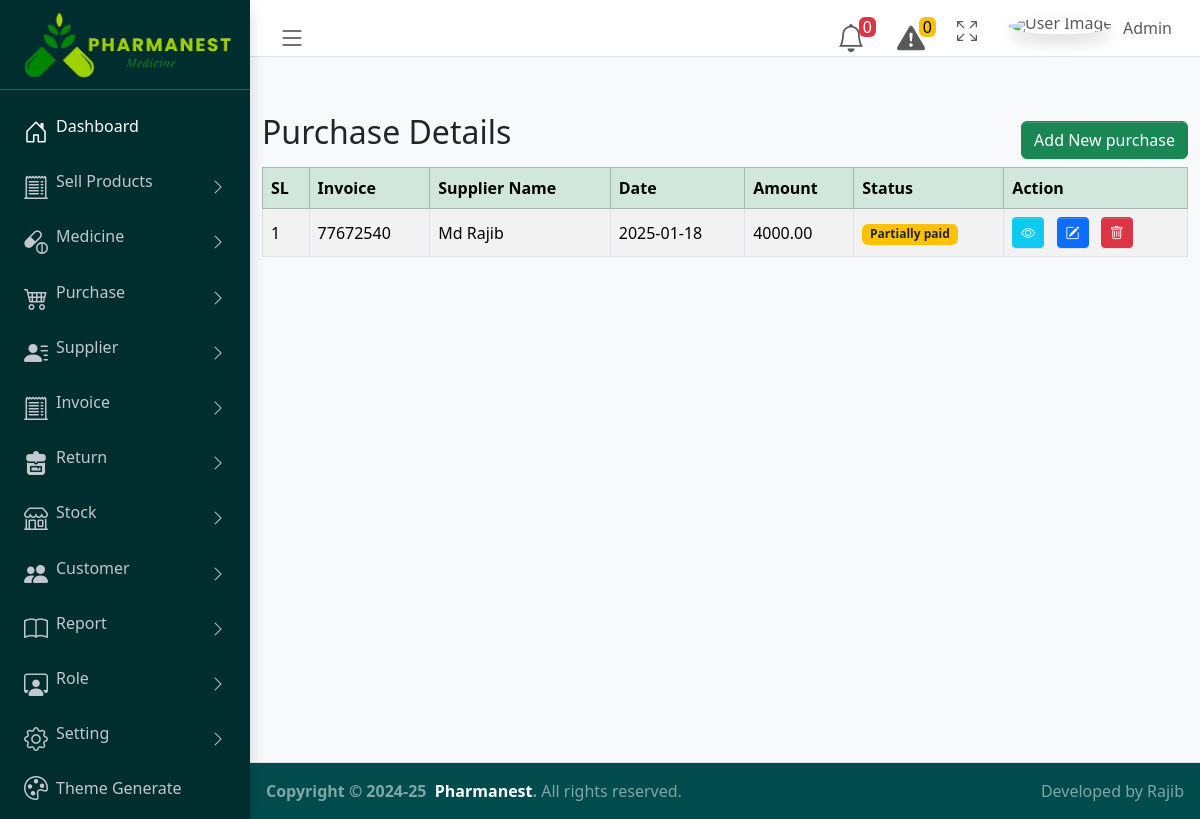
The app's page /purchase_list.php (signed in), older data.
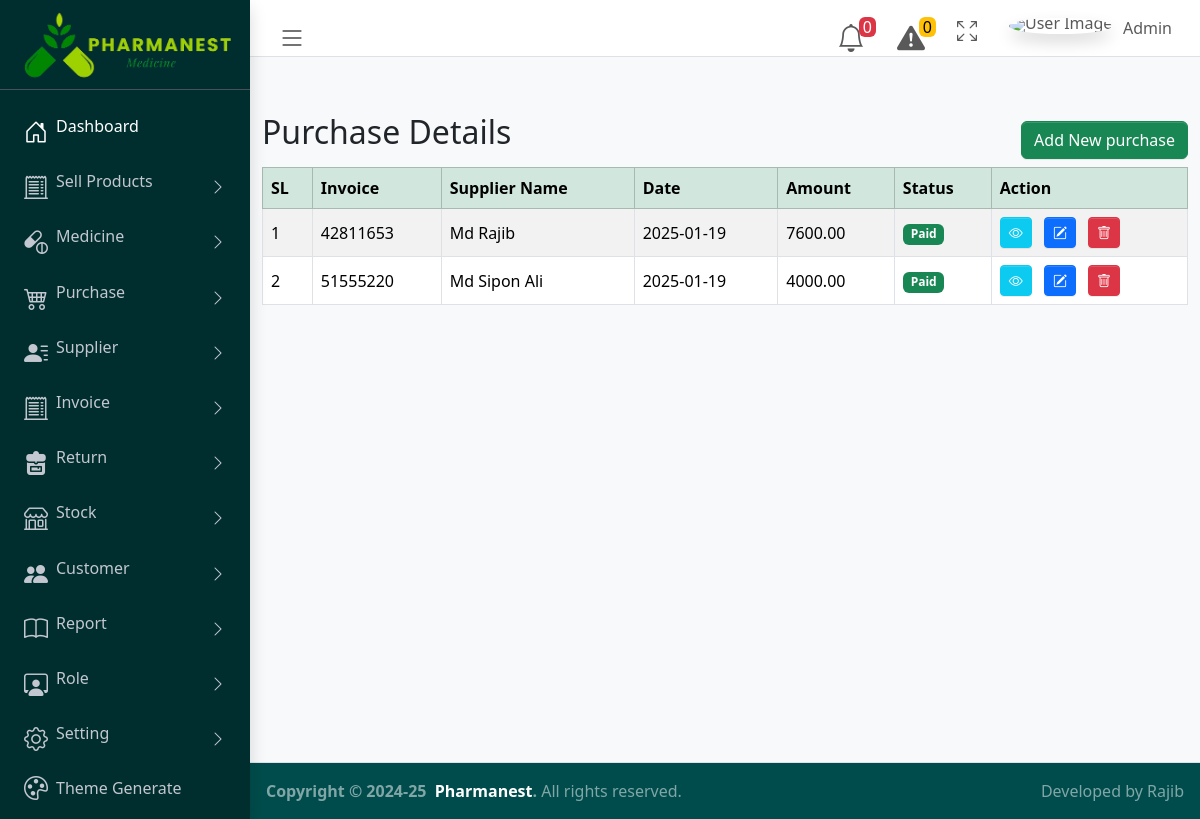
The same page, newer data.
### tables this page shows
CREATE TABLE `purchase_details` (
  `id` int(10) NOT NULL,
  `invoice` int(13) NOT NULL,
  `supp_name` int(11) NOT NULL,
  `purch_date` date NOT NULL,
  `total_amount` double(10,2) NOT NULL,
  `discount` int(5) DEFAULT NULL,
  `receive_amount` double(10,2) DEFAULT NULL,
  `due_amount` double(10,2) DEFAULT NULL,
  `status` int(10) DEFAULT NULL
);

CREATE TABLE `supplier_add` (
  `id` int(10) NOT NULL,
  `supplier_name` varchar(100) NOT NULL,
  `company` varchar(100) NOT NULL,
  `mobile` varchar(15) NOT NULL,
  `email` varchar(100) NOT NULL,
  `address` varchar(200) NOT NULL,
  `city` varchar(100) NOT NULL,
  `state` varchar(100) NOT NULL,
  `balance` double(10,2) DEFAULT NULL,
  `status` int(10) NOT NULL
);

### purchase_list.php (the view, shortened to what this page needs)
<?php require_once './config/config.php'; ?>
<?php include("./pages/common_pages/header.php"); ?>
<?php include("./pages/common_pages/navber.php"); ?>
<?php include("./pages/common_pages/sidebar.php"); ?>
<main class="app-main">
    <div class="container mt-2 mb-5 py-5">
    <div class="d-flex justify-content-between">
        <h2 class="">Purchase Details</h2>
            <div>
            <a href="add_purchase.php" class="btn btn-success d-block my-2" role="button">
        Add New purchase
        </a>
            </div>
        </div>
    <table class="table table-striped table-bordered align-middle">
            <thead class="table-success">
                <tr>
                    <th scope="col">SL</th>
                    <th scope="col">Invoice</th>
                    <th scope="col">Supplier Name</th>
                    <th scope="col">Date</th>
                    <th scope="col">Amount</th>
                    <th scope="col">Status</th>
                    <th scope="col">Action</th>
                </tr>
            </thead>
            <tbody>
                <?php
                    $purchase_status='';
                    $purchase_list = $db->query("SELECT * FROM purchase_details");
                    if($purchase_list->num_rows > 0){
                      $counter = 1;
                      while (list($id,$invoice,$supp_name,$purchase_date,$Total_amount,$discount,$receive_amount,$due_amount,$status) = $purchase_list->fetch_row()) {
                        $sql = "SELECT supplier_name FROM supplier_add WHERE id = $supp_name";
                        $rowSupplier = $db->query($sql);
                        $getSupplier = $rowSupplier->fetch_assoc();
                        $supplier_name = $getSupplier['supplier_name'];
                        if($status == 0) {
                          $purchase_status = "<span class='badge bg-success'>Paid</span>";
                        } elseif($status == 1) {
                          $purchase_status = "<span class='badge bg-danger text-dark'>Unpaid</span>";
                        }else{
                            $purchase_status = "<span class='badge bg-warning text-dark'>Partially paid</span>";
                        }
                              echo "<tr>
                              <td>$counter</td>
                              <td>$invoice</td>
                              <td>$supplier_name</td>
                              <td>$purchase_date</td>
                              <td>$Total_amount</td>
                              <td>$purchase_status</td>
                              <td>
                                    <a href='view_purchase_details.php?id=$id' class='btn btn-info btn-sm text-white me-2' data-bs-toggle='tooltip' title='View'>
                                    <i class='bi bi-eye'></i>
                                    </a>
                                  <a href='edit_purchase_form.php?id=$id'
                                  class='btn btn-primary btn-sm text-white me-2'
                                  data-bs-toggle='tooltip'
                                  title='Edit'>
                                  <i class='bi bi-pencil-square'></i>
                                  </a>
                                  <a href='#' class='btn btn-danger btn-sm text-white' data-bs-toggle='tooltip'
                                  title='Delete'>
                                  <i class='bi bi-trash'></i>
                                  </a>
                              </td>
                          </tr>";
                          $counter++;
                      }
                    }else{
                      echo "
                      <p class='text-center text-muted bg-light py-3 rounded border'>
                        <i class='bi bi-info-circle me-2'></i> No purchase available at the moment.
                      </p>
                          ";
                    }
            ?>
            </tbody>
        </table>
    </div>
</main>
<?php include("./pages/common_pages/footer.php"); ?>

Row changes from the older to the newer data that the page shows:
removed purchase_details: invoice "77672540", supplier_add.supplier_name "Md Rajib", purch_date "2025-01-18", total_amount "4000.00", status "Partially paid"
added purchase_details: invoice "42811653", supplier_add.supplier_name "Md Rajib", purch_date "2025-01-19", total_amount "7600.00", status "Paid"
added purchase_details: invoice "51555220", supplier_add.supplier_name "Md Sipon Ali", purch_date "2025-01-19", total_amount "4000.00", status "Paid"
